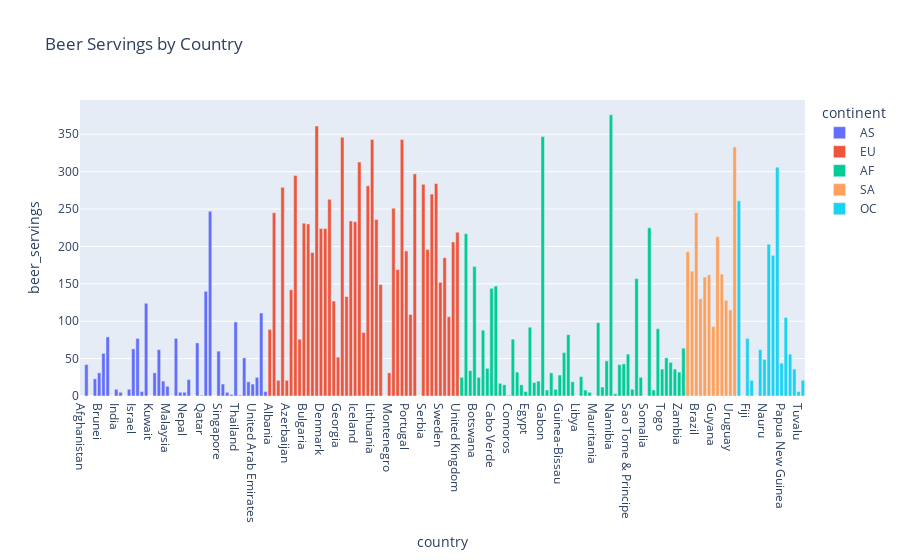

Here is the notebook cell this chart was saved with:
### Markdown cell above
### Построить любой график (связанный с вашими данными) с помощью plotly

### Code cell
import plotly.express as px

# Построение графика связанного с данными с помощью Plotly
fig = px.bar(df, x='country', y='beer_servings', color='continent', title='Beer Servings by Country')
fig.show()

### Figure 1 — Plotly figure (JSON) as saved in the notebook; plotly's stock layout.template omitted (floating-point values rounded to 4 significant figures)
{"data": [{"alignmentgroup": "True", "hovertemplate": "continent=AS<br>country=%{x}<br>beer_servings=%{y}<extra></extra>", "legendgroup": "AS", "marker": {"color": "#636efa", "pattern": {"shape": ""}}, "name": "AS", "offsetgroup": "AS", "orientation": "v", "showlegend": true, "textposition": "auto", "type": "bar", "x": ["Afghanistan", "Bahrain", "Bangladesh", "Bhutan", "Brunei", "Cambodia", "China", "North Korea", "India", "Indonesia", "Iran", "Iraq", "Israel", "Japan", "Jordan", "Kazakhstan", "Kuwait", "Kyrgyzstan", "Laos", "Lebanon", "Malaysia", "Maldives", "Mongolia", "Myanmar", "Nepal", "Oman", "Pakistan", "Philippines", "Qatar", "South Korea", "Russian Federation", "Saudi Arabia", "Singapore", "Sri Lanka", "Syria", "Tajikistan", "Thailand", "Timor-Leste", "Turkey", "Turkmenistan", "United Arab Emirates", "Uzbekistan", "Vietnam", "Yemen"], "xaxis": "x", "y": [0, 42, 0, 23, 31, 57, 79, 0, 9, 5, 0, 9, 63, 77, 6, 124, 0, 31, 62, 20, 13, 0, 77, 5, 5, 22, 0, 71, 1, 140, 247, 0, 60, 16, 5, 2, 99, 1, 51, 19, 16, 25, 111, 6], "yaxis": "y"}, {"alignmentgroup": "True", "hovertemplate": "continent=EU<br>country=%{x}<br>beer_servings=%{y}<extra></extra>", "legendgroup": "EU", "marker": {"color": "#EF553B", "pattern": {"shape": ""}}, "name": "EU", "offsetgroup": "EU", "orientation": "v", "showlegend": true, "textposition": "auto", "type": "bar", "x": ["Albania", "Andorra", "Armenia", "Austria", "Azerbaijan", "Belarus", "Belgium", "Bosnia-Herzegovina", "Bulgaria", "Croatia", "Cyprus", "Czech Republic", "Denmark", "Estonia", "Finland", "France", "Georgia", "Germany", "Greece", "Hungary", "Iceland", "Ireland", "Italy", "Latvia", "Lithuania", "Luxembourg", "Malta", "Monaco", "Montenegro", "Netherlands", "Norway", "Poland", "Portugal", "Moldova", "Romania", "San Marino", "Serbia", "Slovakia", "Slovenia", "Spain", "Sweden", "Switzerland", "Macedonia", "Ukraine", "United Kingdom"], "xaxis": "x", "y": [89, 245, 21, 279, 21, 142, 295, 76, 231, 230, 192, 361, 224, 224, 263, 127, 52, 346, 133, 234, 233, 313, 85, 281, 343, 236, 149, 0, 31, 251, 169, 343, 194, 109, 297, 0, 283, 196, 270, 284, 152, 185, 106, 206, 219], "yaxis": "y"}, {"alignmentgroup": "True", "hovertemplate": "continent=AF<br>country=%{x}<br>beer_servings=%{y}<extra></extra>", "legendgroup": "AF", "marker": {"color": "#00cc96", "pattern": {"shape": ""}}, "name": "AF", "offsetgroup": "AF", "orientation": "v", "showlegend": true, "textposition": "auto", "type": "bar", "x": ["Algeria", "Angola", "Benin", "Botswana", "Burkina Faso", "Burundi", "Cote d'Ivoire", "Cabo Verde", "Cameroon", "Central African Republic", "Chad", "Comoros", "Congo", "DR Congo", "Djibouti", "Egypt", "Equatorial Guinea", "Eritrea", "Ethiopia", "Gabon", "Gambia", "Ghana", "Guinea", "Guinea-Bissau", "Kenya", "Lesotho", "Liberia", "Libya", "Madagascar", "Malawi", "Mali", "Mauritania", "Mauritius", "Morocco", "Mozambique", "Namibia", "Niger", "Nigeria", "Rwanda", "Sao Tome & Principe", "Senegal", "Seychelles", "Sierra Leone", "Somalia", "South Africa", "Sudan", "Swaziland", "Togo", "Tunisia", "Uganda", "Tanzania", "Zambia", "Zimbabwe"], "xaxis": "x", "y": [25, 217, 34, 173, 25, 88, 37, 144, 147, 17, 15, 1, 76, 32, 15, 6, 92, 18, 20, 347, 8, 31, 9, 28, 58, 82, 19, 0, 26, 8, 5, 0, 98, 12, 47, 376, 3, 42, 43, 56, 9, 157, 25, 0, 225, 8, 90, 36, 51, 45, 36, 32, 64], "yaxis": "y"}, {"alignmentgroup": "True", "hovertemplate": "continent=SA<br>country=%{x}<br>beer_servings=%{y}<extra></extra>", "legendgroup": "SA", "marker": {"color": "#FFA15A", "pattern": {"shape": ""}}, "name": "SA", "offsetgroup": "SA", "orientation": "v", "showlegend": true, "textposition": "auto", "type": "bar", "x": ["Argentina", "Bolivia", "Brazil", "Chile", "Colombia", "Ecuador", "Guyana", "Paraguay", "Peru", "Suriname", "Uruguay", "Venezuela"], "xaxis": "x", "y": [193, 167, 245, 130, 159, 162, 93, 213, 163, 128, 115, 333], "yaxis": "y"}, {"alignmentgroup": "True", "hovertemplate": "continent=OC<br>country=%{x}<br>beer_servings=%{y}<extra></extra>", "legendgroup": "OC", "marker": {"color": "#19d3f3", "pattern": {"shape": ""}}, "name": "OC", "offsetgroup": "OC", "orientation": "v", "showlegend": true, "textposition": "auto", "type": "bar", "x": ["Australia", "Cook Islands", "Fiji", "Kiribati", "Marshall Islands", "Micronesia", "Nauru", "New Zealand", "Niue", "Palau", "Papua New Guinea", "Samoa", "Solomon Islands", "Tonga", "Tuvalu", "Vanuatu"], "xaxis": "x", "y": [261, 0, 77, 21, 0, 62, 49, 203, 188, 306, 44, 105, 56, 36, 6, 21], "yaxis": "y"}], "layout": {"barmode": "relative", "legend": {"title": {"text": "continent"}, "tracegroupgap": 0}, "title": {"text": "Beer Servings by Country"}, "xaxis": {"anchor": "y", "domain": [0, 1], "title": {"text": "country"}}, "yaxis": {"anchor": "x", "domain": [0, 1], "title": {"text": "beer_servings"}}}}
